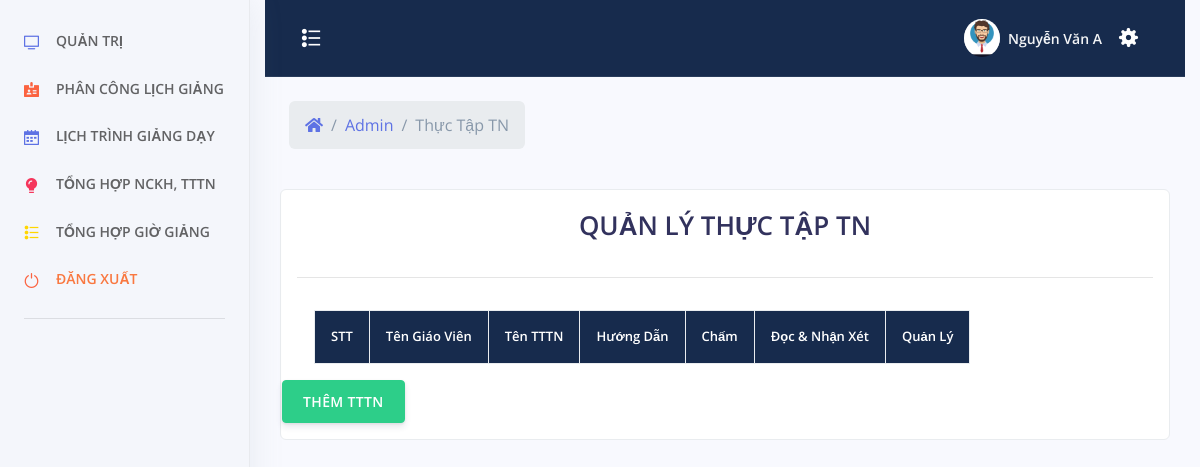
Before: /admin/index.php?menu=thuctap (signed in) with the older database file.
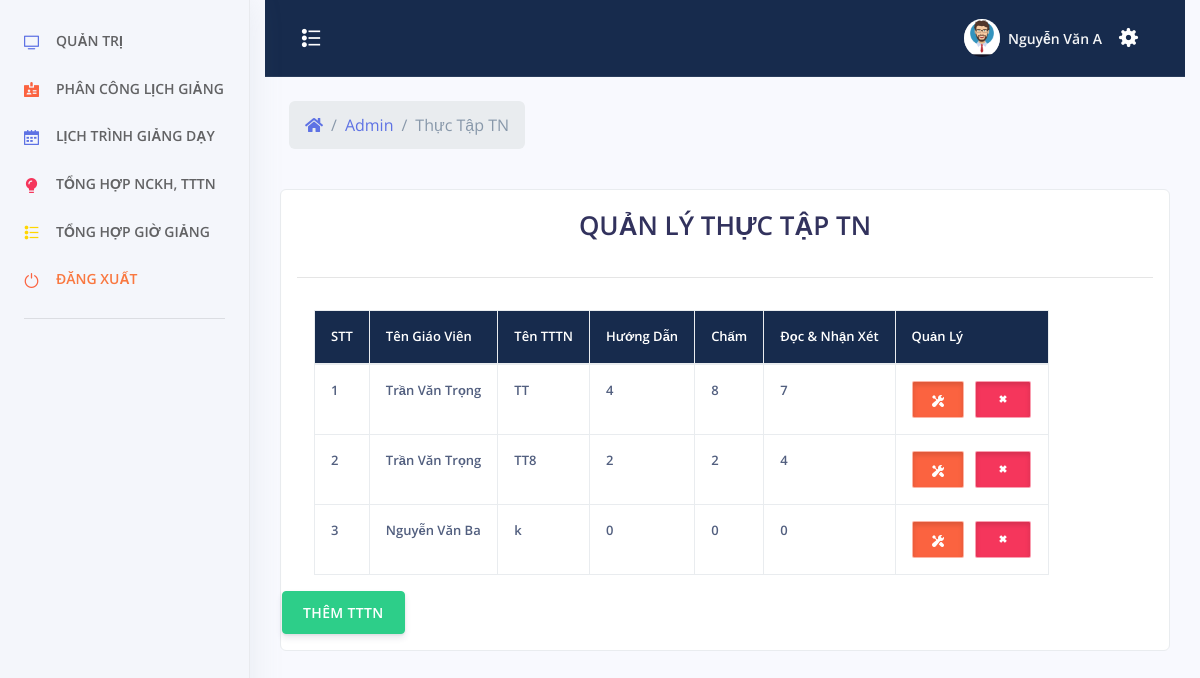
After: the same page with the newer database file.
### tables this page shows
CREATE TABLE `thuc_tap` (
  `id` int(11) NOT NULL,
  `id_giaovien` int(11) NOT NULL,
  `ten` varchar(500) NOT NULL,
  `huong_dan` int(11) NOT NULL,
  `cham` int(11) NOT NULL,
  `doc` int(11) NOT NULL
);

CREATE TABLE `tai_khoan` (
  `id_tai_khoan` int(11) NOT NULL,
  `ten_tai_khoan` varchar(30) NOT NULL,
  `mat_khau` varchar(100) NOT NULL,
  `nhom_tai_khoan` tinyint(2) NOT NULL,
  `ten_sinh_vien` varchar(100) NOT NULL,
  `sdt` varchar(20) NOT NULL,
  `ngay_sinh` varchar(50) NOT NULL,
  `ngay_tao` datetime NOT NULL
);

### admin/thuc-tap.php (the view, shortened to what this page needs)
<?php
	include_once('../config/config.php');
	include_once('../header.php');
 ?>
<?php
		if($_SESSION["taikhoan"] == NULL){ ?>
			<script>
				window.location.href="../tai-khoan/dang-nhap.php";
			</script>
		<?php }else {?>
			<div class="row align-items-center py-4">
            <div class="col-lg-6 col-7">
              <nav aria-label="breadcrumb" class="d-none d-md-inline-block ml-md-4">
                <ol class="breadcrumb breadcrumb-links breadcrumb-dark">
                  <li class="breadcrumb-item"><a href="#"><i class="fas fa-home"></i></a></li>
                  <li class="breadcrumb-item"><a href="index.php">Admin</a></li>
                  <li class="breadcrumb-item active" aria-current="page">Thực Tập TN</li>
                </ol>
              </nav>
            </div>
          </div>
    <div style="color:#FFF" class="col-xs-12 col-sm-12 col-md-12 col-lg-12 adminhihi">
		<div class="list-group-item">
		<?php
			$sql = "SELECT * FROM `thuc_tap`";
			$qr = mysqli_query($conn, $sql);
		 ?>
			<div class="caption">
			<h1 style="text-align: center">QUẢN LÝ THỰC TẬP TN</h1>
			</div>
			<hr>
			<div class="row">
				<table class="table table-bordered table-responsive">
					<tr class="chimuc">
						<th>STT</th>
						<th>Tên Giáo Viên</th>
						<th>Tên TTTN</th>
						<th>Hướng Dẫn</th>
						<th>Chấm</th>
						<th>Đọc & Nhận Xét</th>
						<th>Quản Lý</th>
					</tr>
					<tbody>
						<?php $stt =1; ?>
					<?php while($row = mysqli_fetch_assoc($qr)){ ?>
						<tr>
							<td><?php echo $stt; $stt += 1; ?></td>
							<td><?php
								$idgv = $row["id_giaovien"];
								$sqlgv = "SELECT `ten_sinh_vien` FROM `tai_khoan` WHERE `id_tai_khoan` = '$idgv'";
								$qrgv = mysqli_query($conn, $sqlgv);
								$rowgv = mysqli_fetch_assoc($qrgv);
								echo $rowgv["ten_sinh_vien"];
							?>
							</td>
							<td><?php echo $row["ten"]?></td>
							<td><?php echo $row["huong_dan"]?></td>
							<td><?php echo $row["cham"]?></td>
							<td><?php echo $row["doc"]?></td>
							<td align="center">
                                <button type="button" id="sua" class="btn btn-warning btn-xs button-sua" title="Sửa"
                                tens="<?php echo $row["ten"]?>"
                                idgvs="<?php echo $row["id_giaovien"]?>"
                                idsua="<?php echo $row["id"]?>" ><span class="glyphicon glyphicon-edit"></span>
								<span class="btn-inner--icon"><i class="ni ni-settings"></i></span>
							</button>
  								<button type="button" id="xoa" xoa="<?php echo $row["id"]?>" class="btn btn-danger btn-xs button-sua" title="Xóa"><span class="glyphicon glyphicon-trash"></span>
								  <span class="btn-inner--icon"><i class="ni ni-fat-remove"></i></span>
							</button>
							</td>
						</tr>
						<?php } ?>
					</tbody>
				</table>
<br>
<center>
	<button type="button" class="btn btn-success"  data-toggle="modal" data-target="#themadmin">THÊM TTTN</button>
</center>
			</div>
		</div>
    </div>
	<?php } ?>
</div>
 <?php
	include_once('../footer.php');
 ?>

Changed rows visible on the page:
added thuc_tap: tai_khoan.ten_sinh_vien "Trần Văn Trọng", ten "TT", huong_dan "4", cham "8", doc "7"
added thuc_tap: tai_khoan.ten_sinh_vien "Trần Văn Trọng", ten "TT8", huong_dan "2", cham "2", doc "4"
added thuc_tap: tai_khoan.ten_sinh_vien "Nguyễn Văn Ba", ten "k", huong_dan "0", cham "0", doc "0"
